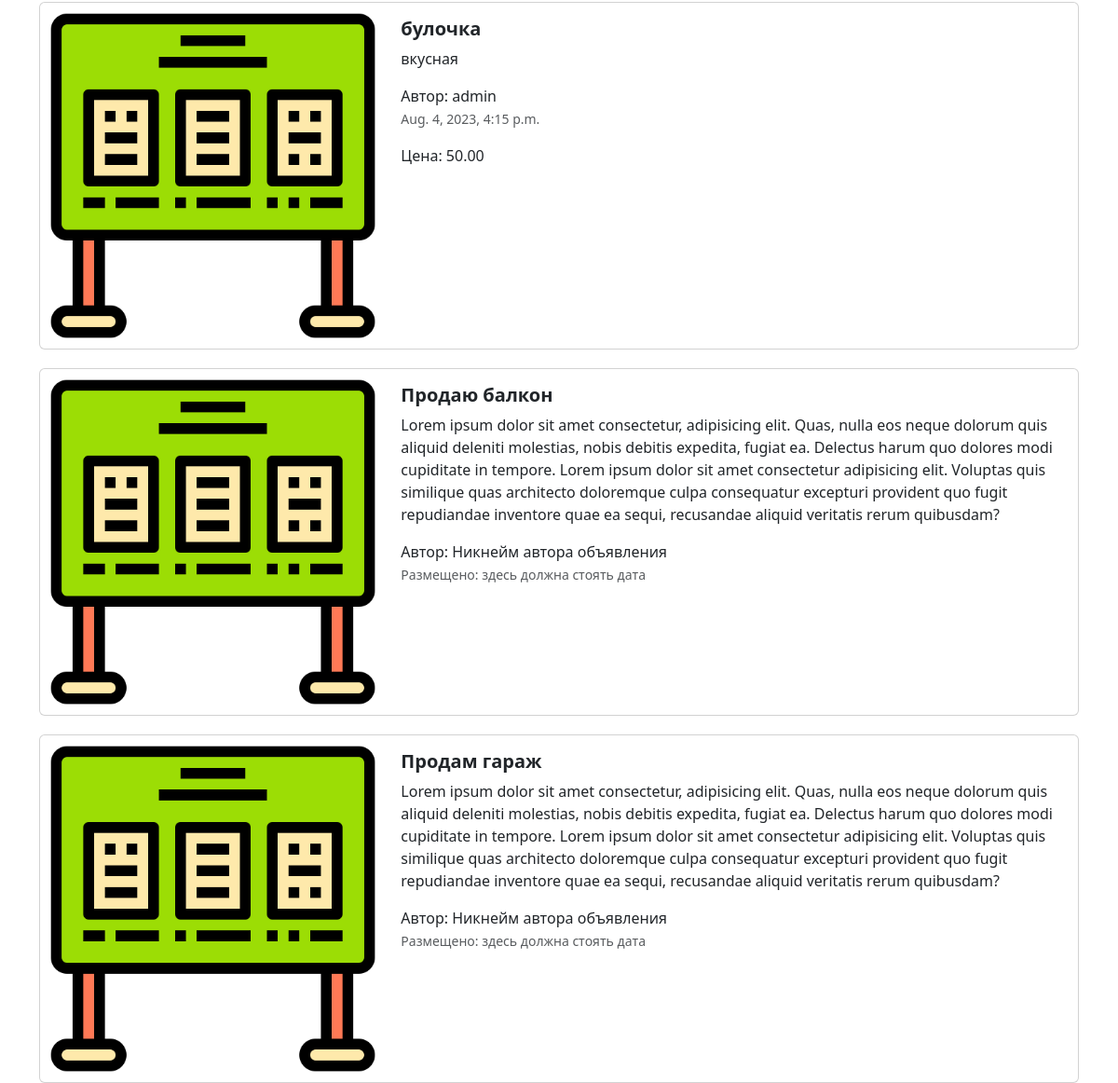
/ (middle part), run on an earlier commit of the app's database.
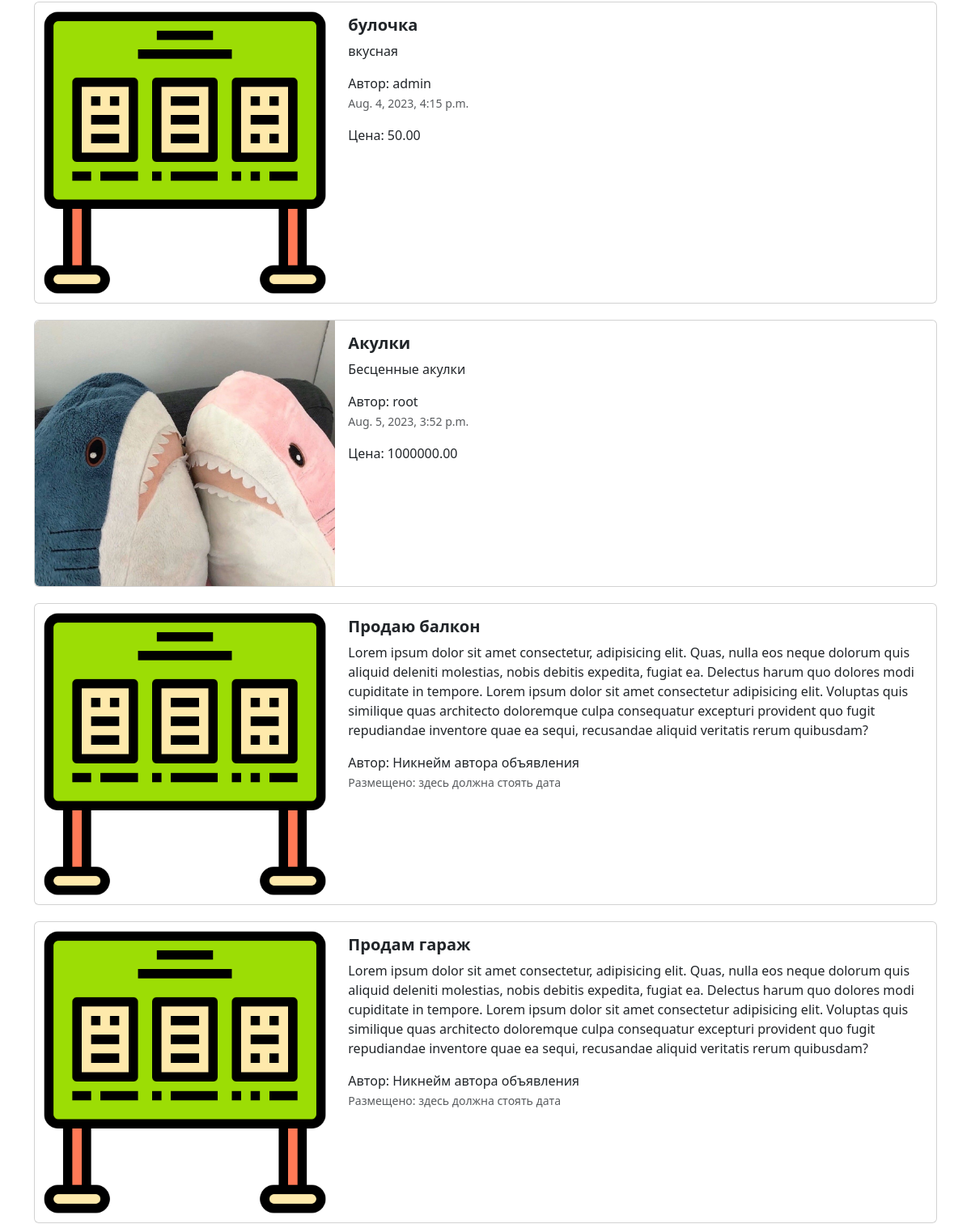
And on a later commit of the database.
### app_advertisements/models.py (models this page shows, shortened)
class Advertisements(models.Model):
    user = models.ForeignKey(User, on_delete=models.CASCADE, verbose_name='Пользователь')
    title = models.CharField('заголовок',max_length=100)
    description = models.TextField('описание')
    price = models.DecimalField('цена',max_digits=10, decimal_places=2)
    auction = models.BooleanField("торг", help_text='Возможен торг или нет',default=False)
    created_at = models.DateTimeField(auto_now_add=True)
    update_at = models.DateTimeField(auto_now=True)
    image = models.ImageField('изображение', upload_to='advertisements/')
    class Meta:
        db_table = 'advertisements' # переименовали таблицу

### app_advertisements/views.py (the view)
# urls.py: path('', index, name='home'),
def index(request):
    advertisiments =  Advertisements.objects.all() # все записи
    context = {'advertisiments': advertisiments}
    return render(request, "index.html", context)

### templates/index.html (shortened to what this page needs)
{% extends 'base.html' %}
{% load static %}
{% block content %}
<div class="container">
  <div class="col">
    {% for adv in advertisiments%}
    <div class="card mb-2" style="max-width: 1200px; margin-top: 20px;">
      <div class="row g-0">
        <div class="col-md-4">
          <a href="advertisement.html" class="nav-link">
            {% if adv.image %}
            <img src="  {{adv.image.url}} " class="img-fluid rounded-start" alt="Card title">
            {% else %}
            <img src="{% static 'img/adv.png' %}" class="img-fluid rounded-start" alt="Card title">
            {% endif %}
          </a>
        </div>
        <div class="col-md-8">
          <div class="card-body">
            <h5 class="card-title">
              <a href="advertisement.html" class="nav-link"><strong>{{adv.title}}</strong></a>
            </h5>
            <a href="advertisement.html" class="nav-link">
              <p class="card-text">
                {{adv.description}}
              </p>
              <span>Автор: {{adv.user}}</span>
              <p class="card-text"><small class="text-muted">{{adv.created_at}}</small></p>
              <span>Цена: {{adv.price}}</span>
            </a>
          </div>
        </div>
      </div>
    </div>
    {% endfor %}
    <div class="card mb-2" style="max-width: 1200px; margin-top: 20px;">
      <div class="row g-0">
        <div class="col-md-4">
          <a href="advertisement.html" class="nav-link">
            <img src="{% static 'img/adv.png' %}" class="img-fluid rounded-start" alt="Card title">
          </a>
        </div>
        <div class="col-md-8">
          <div class="card-body">
            <h5 class="card-title">
              <a href="advertisement.html" class="nav-link"><strong>Продаю балкон</strong></a>
            </h5>
            <a href="advertisement.html" class="nav-link">
              <p class="card-text">
                Lorem ipsum dolor sit amet consectetur, adipisicing elit. Quas, nulla eos neque dolorum quis aliquid
                deleniti molestias, nobis debitis expedita, fugiat ea. Delectus harum quo dolores modi cupiditate in
                tempore. Lorem ipsum dolor sit amet consectetur adipisicing elit. Voluptas quis similique quas
                architecto doloremque culpa consequatur excepturi provident quo fugit repudiandae inventore quae ea
                sequi, recusandae aliquid veritatis rerum quibusdam?
              </p>
              <span>Автор: Никнейм автора объявления</span>
              <p class="card-text"><small class="text-muted">Размещено: здесь должна стоять дата</small></p>
            </a>
          </div>
        </div>
      </div>
    </div>
    <div class="card mb-2" style="max-width: 1200px; margin-top: 20px;">
      <div class="row g-0">
        <div class="col-md-4">
          <a href="advertisement.html" class="nav-link">
            <img src="{% static 'img/adv.png' %}" class="img-fluid rounded-start" alt="Card title">
          </a>
        </div>
        <div class="col-md-8">
          <div class="card-body">
            <h5 class="card-title">
              <a href="advertisement.html" class="nav-link"><strong>Продам гараж</strong></a>
            </h5>
            <a href="advertisement.html" class="nav-link">
              <p class="card-text">
                Lorem ipsum dolor sit amet consectetur, adipisicing elit. Quas, nulla eos neque dolorum quis aliquid
                deleniti molestias, nobis debitis expedita, fugiat ea. Delectus harum quo dolores modi cupiditate in
                tempore. Lorem ipsum dolor sit amet consectetur adipisicing elit. Voluptas quis similique quas
                architecto doloremque culpa consequatur excepturi provident quo fugit repudiandae inventore quae ea
                sequi, recusandae aliquid veritatis rerum quibusdam?
              </p>
              <span>Автор: Никнейм автора объявления</span>
              <p class="card-text"><small class="text-muted">Размещено: здесь должна стоять дата</small></p>
            </a>
          </div>
        </div>
      </div>
    </div>
  </div>
</div>
{% endblock %}

### templates/base.html (shortened to what this page needs)
{% load static %}
<!DOCTYPE html>
<html lang="en">
<head>
  <link href="{% static 'css/bootstrap.min.css' %}" rel="stylesheet">
  <link rel="stylesheet" href="{% static 'css/fontello.css' %}">
</head>
<body>
{% block content %}
{% endblock %}
</body>
</html>

What changed in the data, as far as the page shows it:
added Advertisements: image (picture), title "Акулки", description "Бесценные акулки", user "root", created_at "Aug. 5, 2023, 3:52 p.m.", price "1000000.00"
